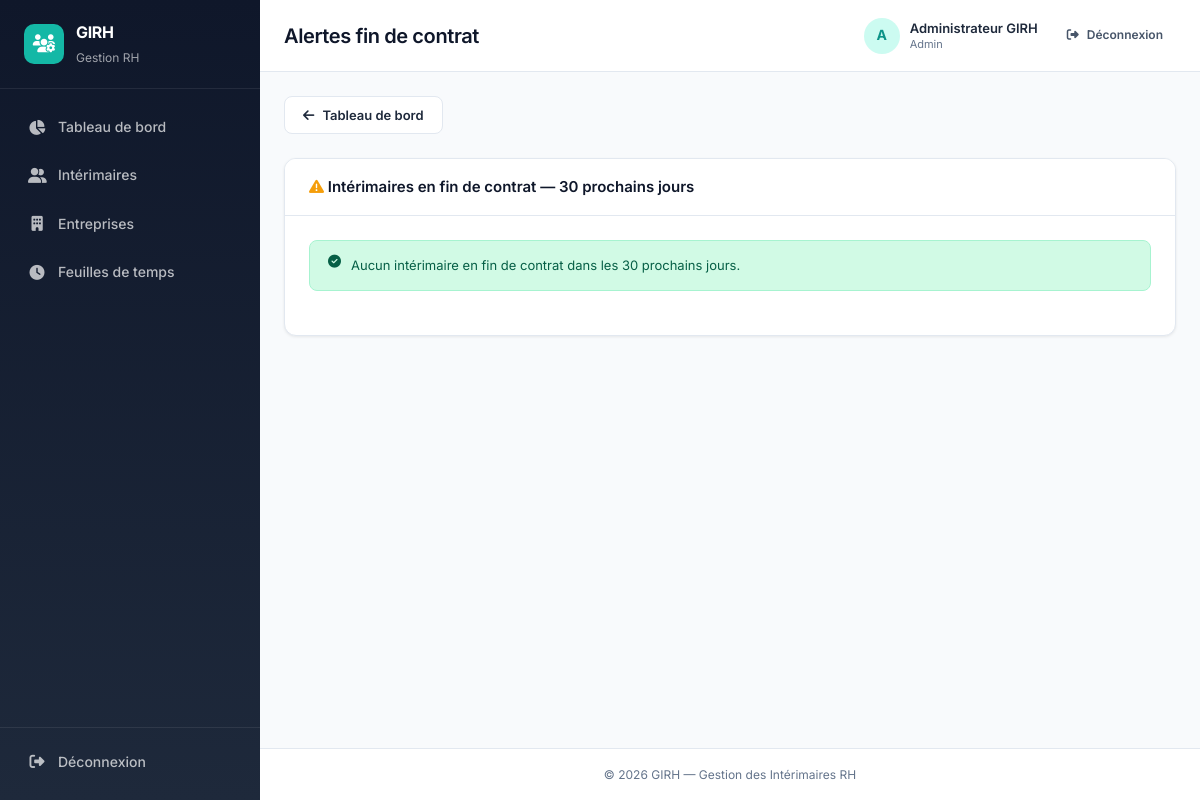
The page /alerte_fin_contrat.php (signed in) on the database as committed earlier.
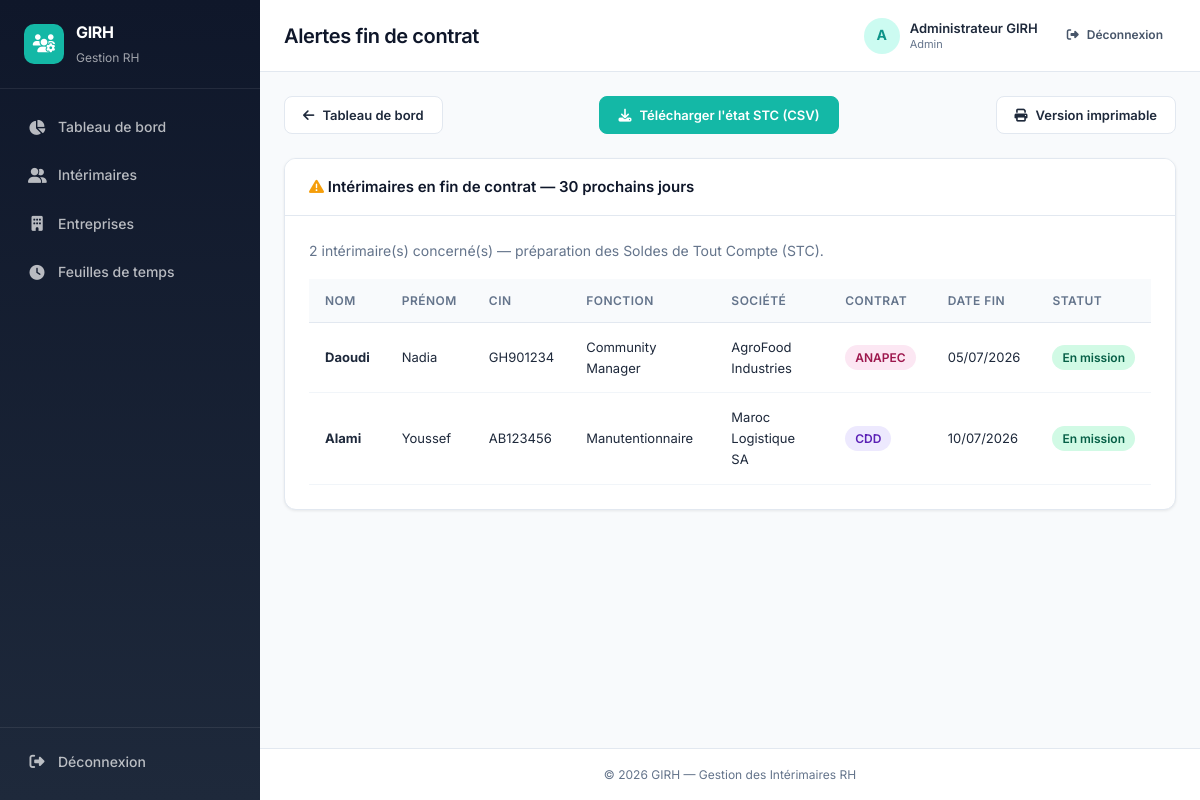
The same page on the database as committed later.
### tables this page shows
CREATE TABLE IF NOT EXISTS interimaires (
    id INT AUTO_INCREMENT PRIMARY KEY,
    nom VARCHAR(100) NOT NULL,
    prenom VARCHAR(100) NOT NULL,
    cin VARCHAR(20) NOT NULL UNIQUE,
    fonction VARCHAR(100) NOT NULL,
    telephone VARCHAR(20),
    email VARCHAR(150),
    adresse VARCHAR(255),
    date_naissance DATE,
    entreprise_id INT,
    type_contrat ENUM('CDI','CDD','ANAPEC') NOT NULL,
    date_debut DATE NOT NULL,
    date_fin DATE NULL,
    salaire DECIMAL(10,2) NOT NULL,
    type_salaire ENUM('horaire','mensuel') NOT NULL DEFAULT 'mensuel',
    mode_paiement ENUM('espece','virement','cheque') NOT NULL DEFAULT 'virement',
    statut ENUM('paie_bloquee','en_mission','fin_de_contrat') NOT NULL DEFAULT 'en_mission',
    competences TEXT,
    created_at TIMESTAMP DEFAULT CURRENT_TIMESTAMP,
    CONSTRAINT fk_interimaire_entreprise FOREIGN KEY (entreprise_id) REFERENCES entreprises(id) ON DELETE SET NULL ON UPDATE CASCADE
);

CREATE TABLE IF NOT EXISTS entreprises (
    id INT AUTO_INCREMENT PRIMARY KEY,
    nom_entreprise VARCHAR(200) NOT NULL,
    secteur_activite VARCHAR(100) NOT NULL,
    adresse TEXT,
    telephone VARCHAR(20),
    email VARCHAR(150),
    contact_principal VARCHAR(150),
    created_at TIMESTAMP DEFAULT CURRENT_TIMESTAMP
);

### php/auth.php (called while the page is built, shortened)
<?php
require_once __DIR__ . '/config.php';
function isLoggedIn(): bool
{
    return isset($_SESSION['user_id']);
}
function getCurrentUser(): ?array
{
    return [
        'id'    => $_SESSION['user_id'],
        'nom'   => $_SESSION['user_nom'],
        'email' => $_SESSION['user_email'],
        'role'  => $_SESSION['user_role'],
    ];
}

### php/config.php (called while the page is built, shortened)
<?php
function e(?string $value): string
{
    return htmlspecialchars($value ?? '', ENT_QUOTES, 'UTF-8');
}
function formatDate(?string $date): string
{
    $dt = DateTime::createFromFormat('Y-m-d', $date);
    return $dt ? $dt->format('d/m/Y') : $date;
}

### php/interimaires.php (called while the page is built, shortened)
<?php
require_once __DIR__ . '/config.php';
function getInterimairesFinContratProche(int $jours = 30): array
{
    $pdo = getPDO();
    $stmt = $pdo->prepare("
        SELECT i.*, e.nom_entreprise
        FROM interimaires i
        LEFT JOIN entreprises e ON e.id = i.entreprise_id
        WHERE i.type_contrat IN ('CDD', 'ANAPEC')
          AND i.date_fin IS NOT NULL
          AND i.date_fin BETWEEN CURDATE() AND DATE_ADD(CURDATE(), INTERVAL :jours DAY)
          AND i.statut != 'fin_de_contrat'
        ORDER BY i.date_fin ASC
    ");
    $stmt->execute(['jours' => $jours]);
    return $stmt->fetchAll();
}
function getStatutLabel(string $statut): string
{
    return match ($statut) {
        'paie_bloquee'  => 'Paie bloquée',
        'en_mission'    => 'En mission',
        'fin_de_contrat'=> 'Fin de contrat',
        default         => $statut,
    };
}

### alerte_fin_contrat.php (the view, shortened to what this page needs)
<?php
require_once __DIR__ . '/php/auth.php';
require_once __DIR__ . '/php/interimaires.php';
$interimaires = getInterimairesFinContratProche(30);
$pageTitle = 'Alertes fin de contrat';
include __DIR__ . '/includes/header.php';
?>
<div class="page-actions">
    <a href="index.php" class="btn btn-outline"><i class="fa-solid fa-arrow-left"></i> Tableau de bord</a>
    <?php if (!empty($interimaires)): ?>
        <a href="export_stc.php" class="btn btn-primary">
            <i class="fa-solid fa-download"></i> Télécharger l'état STC (CSV)
        </a>
        <a href="export_stc.php?format=html" class="btn btn-outline" target="_blank">
            <i class="fa-solid fa-print"></i> Version imprimable
        </a>
    <?php endif; ?>
</div>
<div class="card">
    <div class="card-header">
        <h3><i class="fa-solid fa-triangle-exclamation" style="color:#F59E0B"></i>
            Intérimaires en fin de contrat — 30 prochains jours</h3>
    </div>
    <div class="card-body table-responsive">
        <?php if (empty($interimaires)): ?>
            <div class="alert alert-success">
                <i class="fa-solid fa-circle-check"></i>
                Aucun intérimaire en fin de contrat dans les 30 prochains jours.
            </div>
        <?php else: ?>
            <p class="text-muted" style="margin-bottom:16px">
                <?= count($interimaires) ?> intérimaire(s) concerné(s) — préparation des Soldes de Tout Compte (STC).
            </p>
            <table class="table">
                <thead>
                    <tr>
                        <th>Nom</th>
                        <th>Prénom</th>
                        <th>CIN</th>
                        <th>Fonction</th>
                        <th>Société</th>
                        <th>Contrat</th>
                        <th>Date fin</th>
                        <th>Statut</th>
                    </tr>
                </thead>
                <tbody>
                    <?php foreach ($interimaires as $i): ?>
                        <tr>
                            <td><strong><?= e($i['nom']) ?></strong></td>
                            <td><?= e($i['prenom']) ?></td>
                            <td><?= e($i['cin']) ?></td>
                            <td><?= e($i['fonction']) ?></td>
                            <td><?= e($i['nom_entreprise'] ?? '—') ?></td>
                            <td><span class="badge badge-<?= e($i['type_contrat']) ?>"><?= e($i['type_contrat']) ?></span></td>
                            <td><?= formatDate($i['date_fin']) ?></td>
                            <td><span class="badge badge-<?= e($i['statut']) ?>"><?= e(getStatutLabel($i['statut'])) ?></span></td>
                        </tr>
                    <?php endforeach; ?>
                </tbody>
            </table>
        <?php endif; ?>
    </div>
</div>
<?php include __DIR__ . '/includes/footer.php'; ?>

### includes/header.php (shortened to what this page needs)
<?php
$currentUser = getCurrentUser();
?>
<!DOCTYPE html>
<html lang="fr">
<head>
    <link rel="stylesheet" href="https://cdnjs.cloudflare.com/ajax/libs/font-awesome/6.5.1/css/all.min.css">
    <link rel="stylesheet" href="css/style.css">
</head>
<body>
<?php if (isLoggedIn()): ?>
<div class="app-layout">
    <?php include __DIR__ . '/sidebar.php'; ?>
    <div class="main-content">
        <header class="topbar">
            <div class="topbar-info">
                <h1 class="page-title"><?= e($pageTitle) ?></h1>
                <div class="topbar-actions">
                    <div class="user-info">
                        <div class="user-avatar"><?= e(strtoupper(substr($currentUser['nom'], 0, 1))) ?></div>
                        <div class="user-meta">
                            <span class="user-name"><?= e($currentUser['nom']) ?></span>
                            <span class="user-role"><?= e(ucfirst($currentUser['role'])) ?></span>
                        </div>
                    </div>
                    <a href="logout.php" class="btn btn-ghost btn-sm">
                        <i class="fa-solid fa-right-from-bracket"></i> Déconnexion
                    </a>
                </div>
            </div>
        </header>
        <main class="content-area">
<?php else: ?>
<div class="auth-layout">
<?php endif; ?>

### includes/sidebar.php
<?php
$currentPage = basename($_SERVER['PHP_SELF']);
?>
<aside class="sidebar" id="sidebar">
    <div class="sidebar-brand">
        <div class="brand-icon"><i class="fa-solid fa-users-gear"></i></div>
        <div class="brand-text">
            <strong><?= e(APP_NAME) ?></strong>
            <small>Gestion RH</small>
        </div>
    </div>
    <nav class="sidebar-nav">
        <a href="index.php" class="nav-link <?= $currentPage === 'index.php' ? 'active' : '' ?>">
            <i class="fa-solid fa-chart-pie"></i> Tableau de bord
        </a>
        <a href="interimaires.php" class="nav-link <?= in_array($currentPage, ['interimaires.php', 'interimaire_ajouter.php', 'interimaire_modifier.php', 'interimaire_detail.php']) ? 'active' : '' ?>">
            <i class="fa-solid fa-user-group"></i> Intérimaires
        </a>
        <a href="entreprises.php" class="nav-link <?= in_array($currentPage, ['entreprises.php', 'entreprise_ajouter.php', 'entreprise_modifier.php']) ? 'active' : '' ?>">
            <i class="fa-solid fa-building"></i> Entreprises
        </a>
        <a href="feuilles_temps.php" class="nav-link <?= in_array($currentPage, ['feuilles_temps.php', 'simulation_paie.php']) ? 'active' : '' ?>">
            <i class="fa-solid fa-clock"></i> Feuilles de temps
        </a>
    </nav>
    <div class="sidebar-footer">
        <a href="logout.php" class="nav-link logout-link">
            <i class="fa-solid fa-right-from-bracket"></i> Déconnexion
        </a>
    </div>
</aside>

### includes/footer.php (shortened to what this page needs)
<?php if (isLoggedIn()): ?>
        </main>
        <footer class="footer">
            <p>&copy; <?= date('Y') ?> <?= e(APP_NAME) ?> — <?= e(APP_SUBTITLE) ?></p>
        </footer>
    </div>
</div>
<?php else: ?>
</div>
<?php endif; ?>
</body>
</html>

Rows that differ between the two databases and show on the page:
now on this page (row edited): interimaires: nom "Daoudi", prenom "Nadia", cin "GH901234", fonction "Community Manager", entreprise.nom_entreprise "AgroFood Industries", type_contrat "ANAPEC", date_fin "05/07/2026", statut "En mission"
now on this page (row edited): interimaires: nom "Alami", prenom "Youssef", cin "AB123456", fonction "Manutentionnaire", entreprise.nom_entreprise "Maroc Logistique SA", type_contrat "CDD", date_fin "10/07/2026", statut "En mission"
Other text that changed with them:
count($interimaires): (not shown) → "2"
text no longer shown: "Aucun intérimaire en fin de contrat dans les 30 prochains jours."
text now shown: "Télécharger l'état STC (CSV) Version imprimable intérimaire(s) concerné(s) — préparation des Soldes de Tout Compte (STC). NOM PRÉNOM CIN FONCTION SOCIÉTÉ CONTRAT DATE FIN STATUT"
